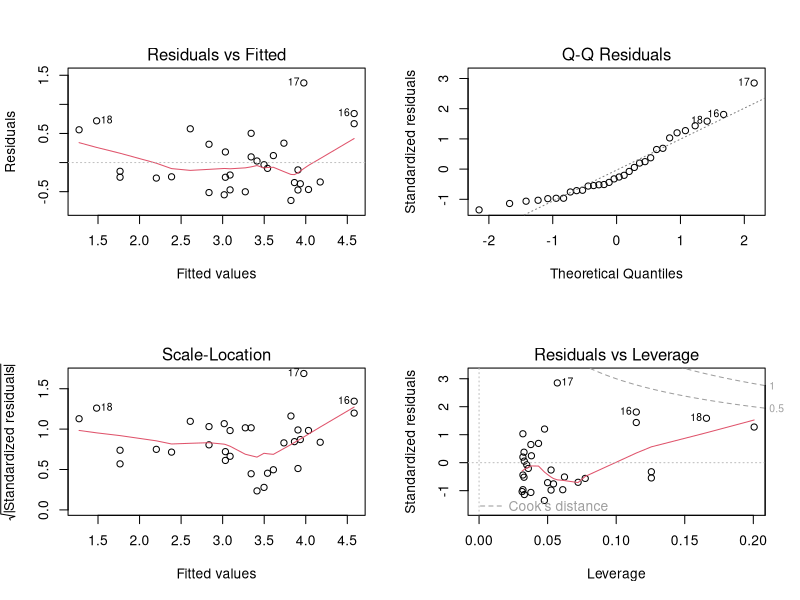

Write R code to recreate this figure.
x <- c(0.61, 0.93, 0.83, 0.35, 0.54, 0.16, 0.91, 0.62, 0.62)
y <- c(0.67, 0.84, 0.6, 0.18, 0.85, 0.47, 1.1, 0.65, 0.36)
fit <- lm(x ~ y)
sum(resid(fit))
predict(fit)

coef(fit)
summary(fit)


fit2 <- lm(x ~ I(y - mean(y)))
coef(fit2)
summary(fit2)


data(mtcars)

fitmc <- lm((mtcars$wt)~(mtcars$mpg))

coef(fitmc)
summary(fitmc)$coef
sum(resid(fitmc))
predict(fitmc)
par(mfrow = c(2, 2))
plot(fitmc)

summary(lm(resid(fitmc)~predict(fitmc)))$coef
